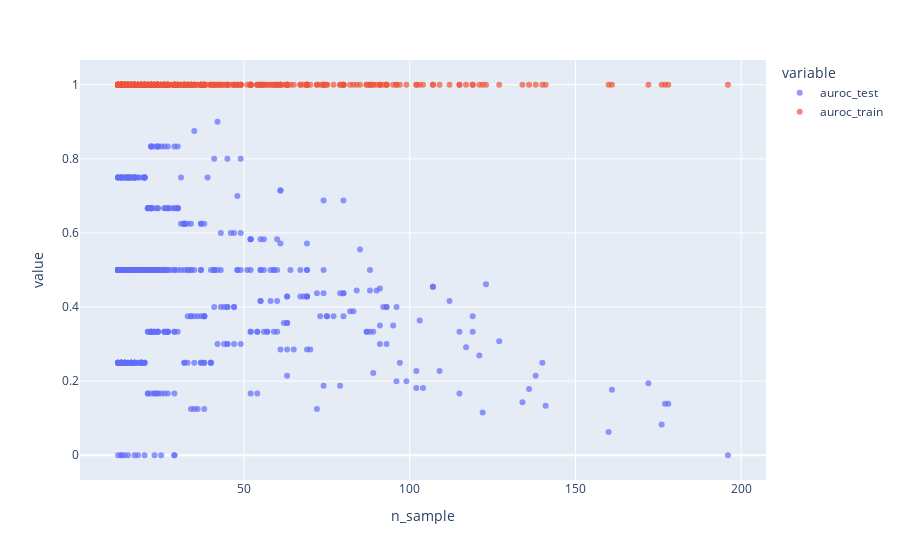

The cell this chart's notebook holds for it:
### Code cell
px.scatter(result, x='n_sample', y=['auroc_test', 'auroc_train'], opacity=0.7)

### Figure 1 — Plotly figure (JSON) as saved in the notebook; plotly's stock layout.template omitted (floating-point values rounded to 4 significant figures; data arrays with more than 128 entries replaced by an {"elided": "..."} marker saying what was removed)
{"data": [{"hovertemplate": "variable=auroc_test<br>n_sample=%{x}<br>value=%{y}<extra></extra>", "legendgroup": "auroc_test", "marker": {"color": "#636efa", "opacity": 0.7, "symbol": "circle"}, "mode": "markers", "name": "auroc_test", "orientation": "v", "showlegend": true, "type": "scatter", "x": {"elided": "500 int values"}, "xaxis": "x", "y": {"elided": "500 float values"}, "yaxis": "y"}, {"hovertemplate": "variable=auroc_train<br>n_sample=%{x}<br>value=%{y}<extra></extra>", "legendgroup": "auroc_train", "marker": {"color": "#EF553B", "opacity": 0.7, "symbol": "circle"}, "mode": "markers", "name": "auroc_train", "orientation": "v", "showlegend": true, "type": "scatter", "x": {"elided": "500 int values"}, "xaxis": "x", "y": {"elided": "500 int values"}, "yaxis": "y"}], "layout": {"legend": {"title": {"text": "variable"}, "tracegroupgap": 0}, "margin": {"t": 60}, "xaxis": {"anchor": "y", "domain": [0, 1], "title": {"text": "n_sample"}}, "yaxis": {"anchor": "x", "domain": [0, 1], "title": {"text": "value"}}}}
